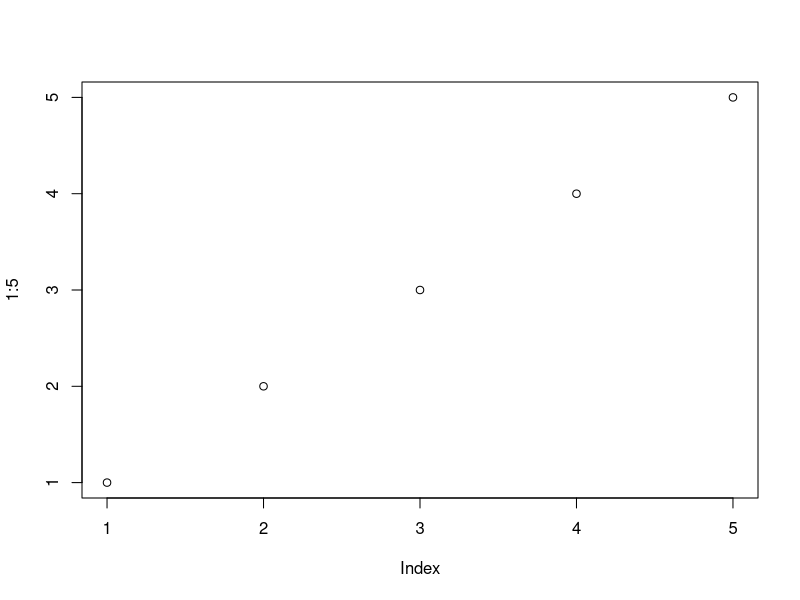
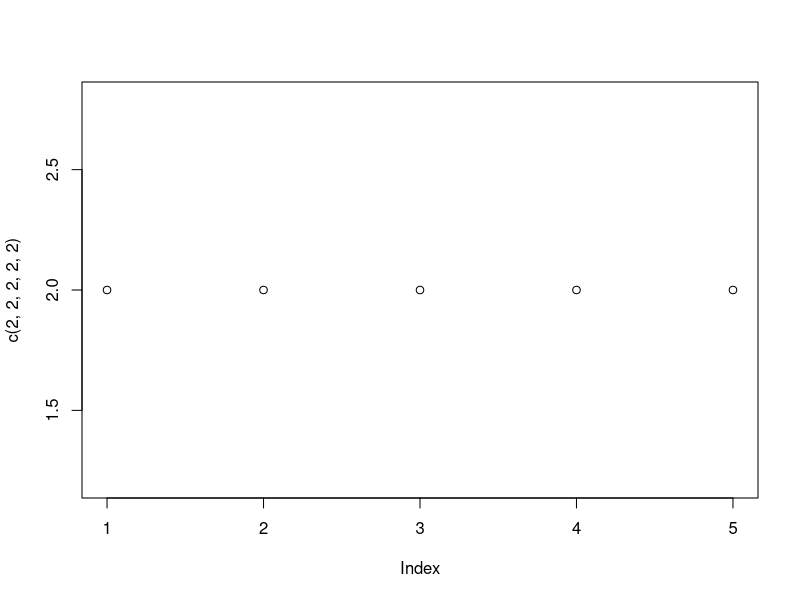
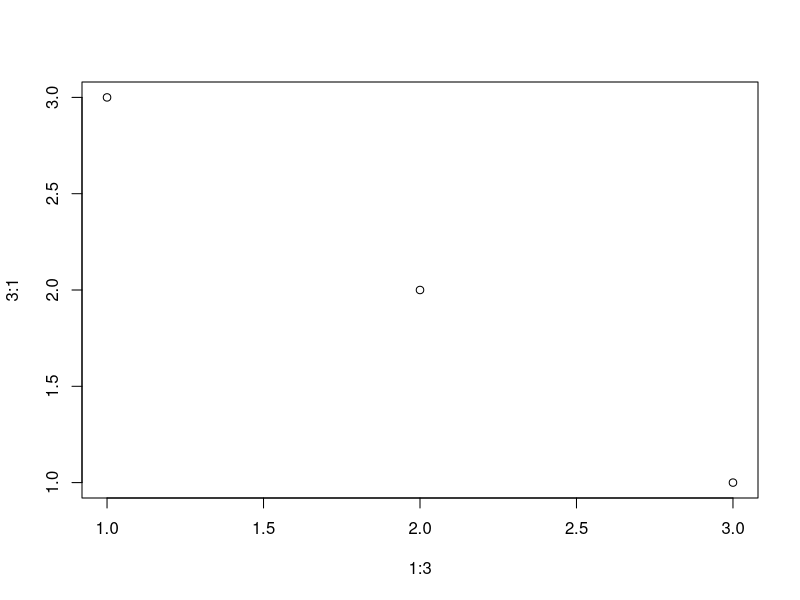
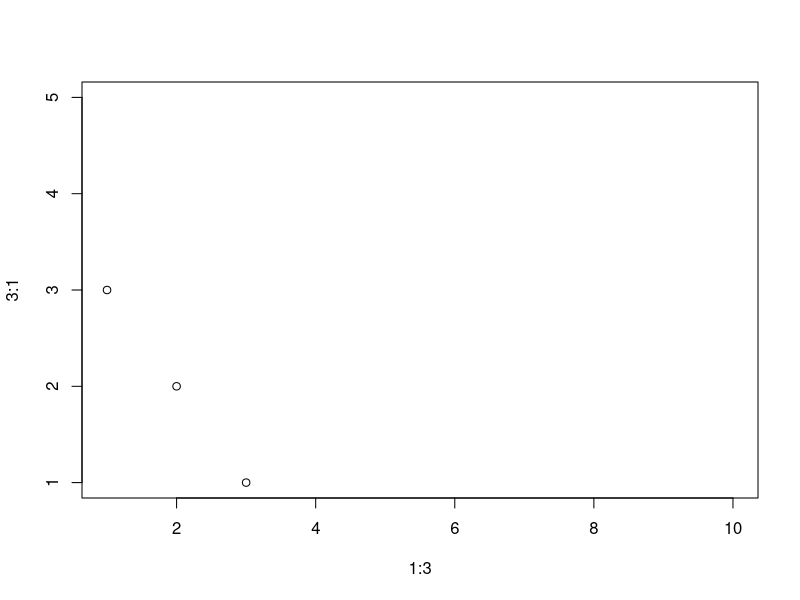
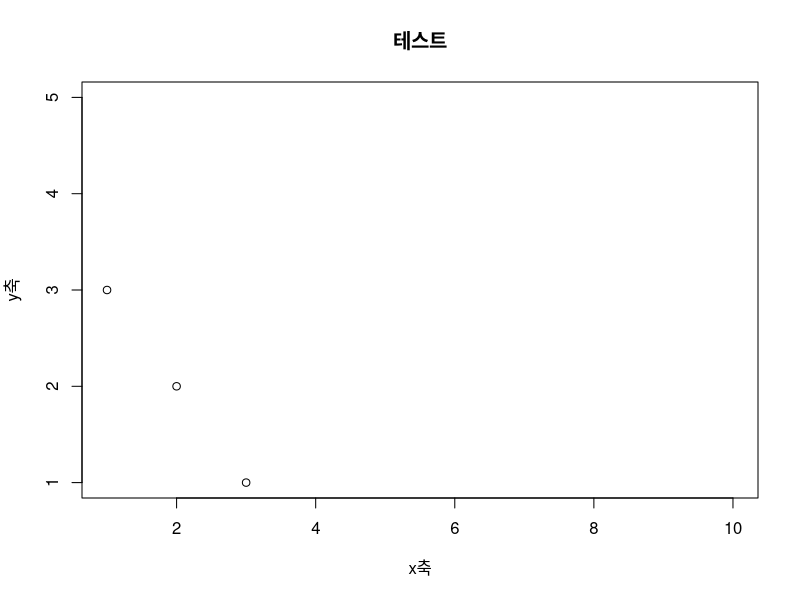
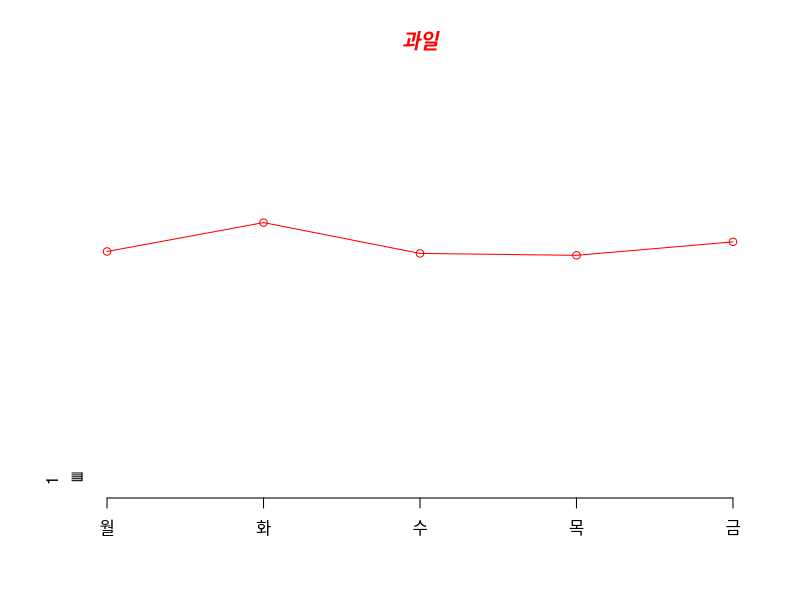

Write the R code that produced these figures, in order.
## ---- chunk 1
plot(1:5)
plot(c(2,2,2,2,2)) 
# 하나면 x는 1씩 증가, y는 벡터의 값
plot(1:3, 3:1) 
# 두개면 앞 x, 뒤 y정
plot(1:3,3:1, xlim=c(1,10), ylim=c(1,5))
# x, y 의 값의 리밋값을 설정 xlim=c(최소값,최대값)
plot(1:3,3:1, 
     xlim=c(1,10), ylim=c(1,5),
     xlab='x축',
     ylab='y축',
     main='테스트'
     )
## ---- chunk 2
target <- round(runif(5,100,150),0)
plot(
  target,
  type = 'o',
  col = 'red',
  ylim = c(0,200),
  axes = F, #hide x, y 축
  ann = F #x, y 축에 no title
)
axis(
  1, # x축
  at=1:5,
  lab = c('월','화','수','목','금')
)
axis(
  2, # y축
  at=1:5
)
title(
  main = '과일',
  col.main = 'red',
  font.main = 4
)
